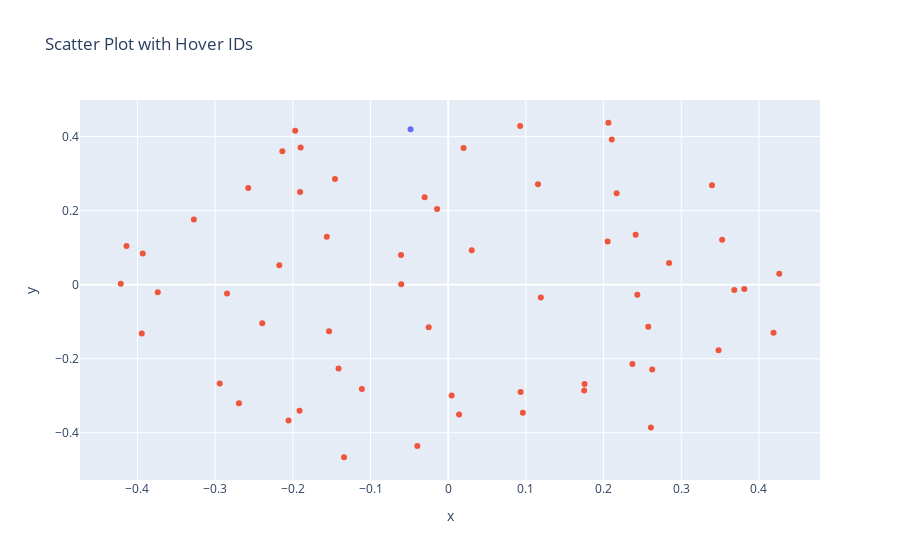

Notebook code cell kept with this figure:
### Code cell
import plotly.express as px
import pandas as pd
tree_distance_matrix = np.random.rand(60, 60)
tree_distance_matrix = np.triu(tree_distance_matrix) + np.triu(tree_distance_matrix, k=1).T

# 使用 MDS 算法生成坐标
mds = MDS(n_components=2, dissimilarity='precomputed')
tree_point_coordinates = mds.fit_transform(tree_distance_matrix)

# Sample data
data = {
    
    'x': [1, 2, 3, 4, 5, 6, 7, 8, 9, 10, 11, 12, 13, 14, 15,
          16, 17, 18, 19, 20, 21, 22, 23, 24, 25, 26, 27, 28, 29, 30],
    'y': [5, 4, 3, 2, 1, 2, 3, 4, 5, 6, 7, 8, 9, 8, 7,
          6, 5, 4, 3, 2, 3, 4, 5, 6, 7, 8, 9, 8, 7, 6]
}
id = list(range(1, 31))
color = ['Reference Tree']
for i in range(59):
    color.append('Tree Collection')
                 
df = pd.DataFrame(data)

# Create the scatter plot
fig = px.scatter(x=tree_point_coordinates[:, 0], y=tree_point_coordinates[:, 1], color=color,
                 title='Scatter Plot with Hover IDs')

# Customize hover template
fig.update_traces(hovertemplate='ID: %{text}')

# Update hover information to show ID only
fig.update_traces(text=id, hoverinfo='text')

# Remove default hover information for color
fig.update_traces(hoverinfo='skip')

# Remove legend labels
fig.update_layout(showlegend=False)

# Show the plot
fig.show()

### Figure 1 — Plotly figure (JSON) as saved in the notebook; plotly's stock layout.template omitted (floating-point values rounded to 4 significant figures)
{"data": [{"hoverinfo": "skip", "hovertemplate": "ID: %{text}", "legendgroup": "Reference Tree", "marker": {"color": "#636efa", "symbol": "circle"}, "mode": "markers", "name": "Reference Tree", "orientation": "v", "showlegend": true, "text": ["1", "2", "3", "4", "5", "6", "7", "8", "9", "10", "11", "12", "13", "14", "15", "16", "17", "18", "19", "20", "21", "22", "23", "24", "25", "26", "27", "28", "29", "30"], "type": "scatter", "x": [-0.04845], "xaxis": "x", "y": [0.4198], "yaxis": "y"}, {"hoverinfo": "skip", "hovertemplate": "ID: %{text}", "legendgroup": "Tree Collection", "marker": {"color": "#EF553B", "symbol": "circle"}, "mode": "markers", "name": "Tree Collection", "orientation": "v", "showlegend": true, "text": ["1", "2", "3", "4", "5", "6", "7", "8", "9", "10", "11", "12", "13", "14", "15", "16", "17", "18", "19", "20", "21", "22", "23", "24", "25", "26", "27", "28", "29", "30"], "type": "scatter", "x": [-0.2055, 0.2106, 0.01978, -0.3932, -0.2174, -0.01433, -0.03037, 0.2413, 0.2609, -0.06069, 0.09259, -0.3944, 0.4188, 0.175, 0.2061, 0.2843, 0.1192, 0.004429, 0.2575, 0.01396, 0.2434, -0.1906, -0.197, -0.1111, -0.1412, -0.4215, 0.1155, 0.03028, -0.2693, 0.0961, -0.1913, -0.19, 0.3526, 0.4261, 0.2053, -0.2394, -0.1563, -0.1534, 0.0932, 0.3395, -0.02514, -0.2135, -0.2574, -0.1457, -0.2847, -0.3274, 0.348, 0.1755, 0.3682, -0.06048, 0.2168, -0.03974, 0.2371, 0.3811, 0.2626, -0.134, -0.2941, -0.4141, -0.3739], "xaxis": "x", "y": [-0.3668, 0.3924, 0.3691, 0.084, 0.05231, 0.2043, 0.2359, 0.135, -0.386, 0.08042, 0.4289, -0.1318, -0.1295, -0.2857, 0.4374, 0.05856, -0.03456, -0.2992, -0.1134, -0.3508, -0.02704, 0.2506, 0.4157, -0.2817, -0.2263, 0.002646, 0.2714, 0.09324, -0.32, -0.3461, -0.3406, 0.3706, 0.1214, 0.0294, 0.1163, -0.1042, 0.1294, -0.1259, -0.2899, 0.2685, -0.1151, 0.3606, 0.2612, 0.2854, -0.02364, 0.1762, -0.1772, -0.268, -0.01451, 0.001408, 0.247, -0.436, -0.2145, -0.01191, -0.2293, -0.4661, -0.2668, 0.1046, -0.02066], "yaxis": "y"}], "layout": {"autosize": true, "legend": {"title": {"text": "color"}, "tracegroupgap": 0}, "showlegend": false, "title": {"text": "Scatter Plot with Hover IDs"}, "xaxis": {"anchor": "y", "autorange": true, "domain": [0, 1], "range": [-0.4728, 0.4774], "title": {"text": "x"}, "type": "linear"}, "yaxis": {"anchor": "x", "autorange": true, "domain": [0, 1], "range": [-0.5407, 0.512], "title": {"text": "y"}, "type": "linear"}}}
